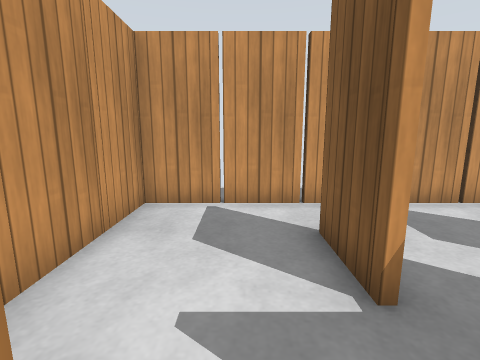
view 1 (above)

23 first-person views from a walk through a robot-simulator world made for Gazebo. The camera is 0.86 m above the floor, tilts 10° down and sees 85° across. The floor is counted in squares, 0.5 m on a side. Each view is taken from the middle of a square. On the plan, view 1 faces up. The plan holds only what a view shows up to about 15 squares ahead; the rest is blank. Gazebo's built-in surfaces are drawn with simple patterns.

view 2
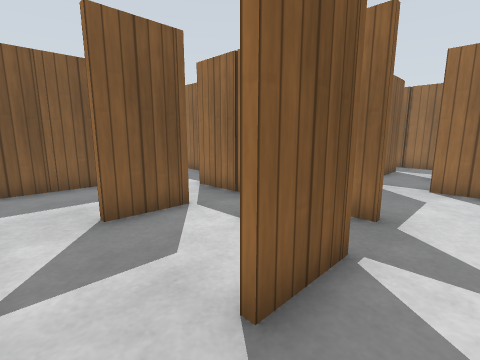

view 3
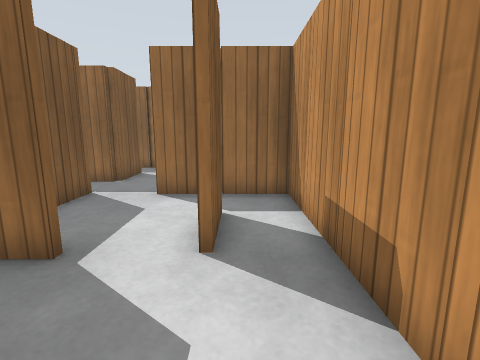

view 4
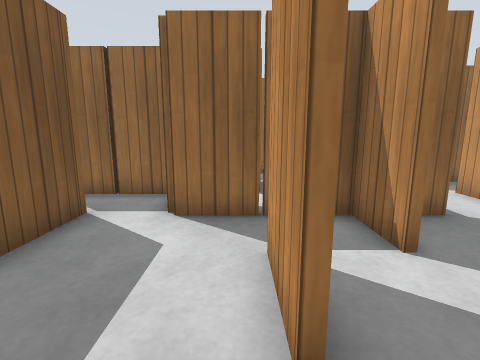

view 5
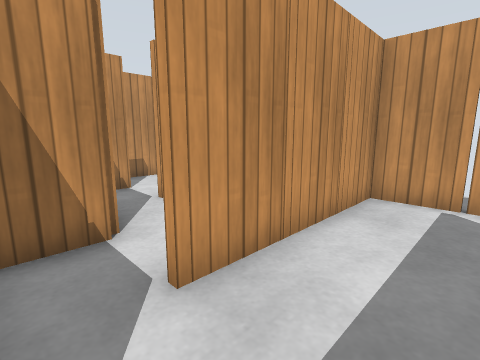

view 6
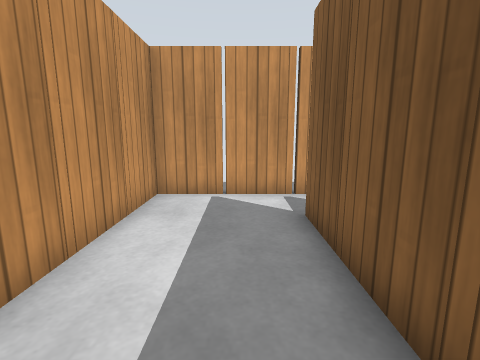

view 7
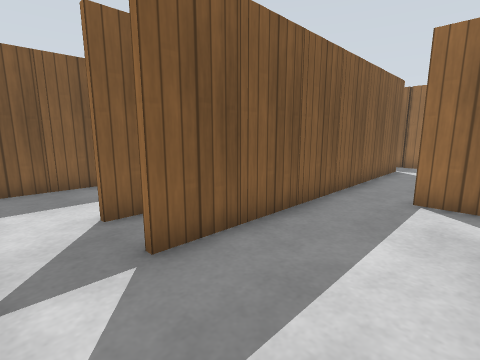

view 8
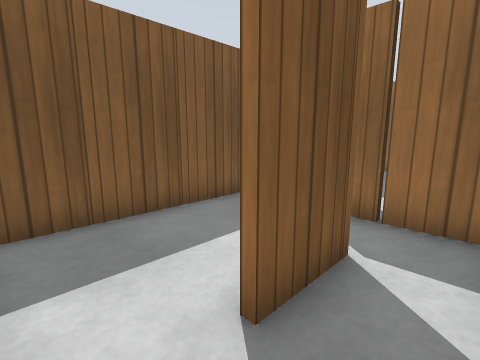

view 9
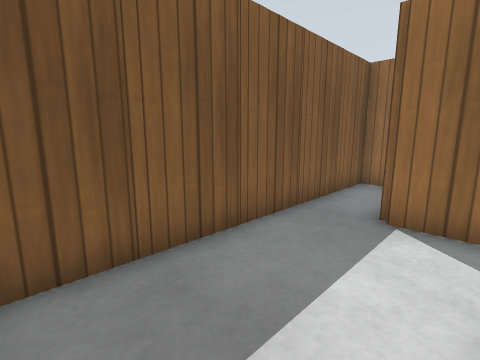

view 10
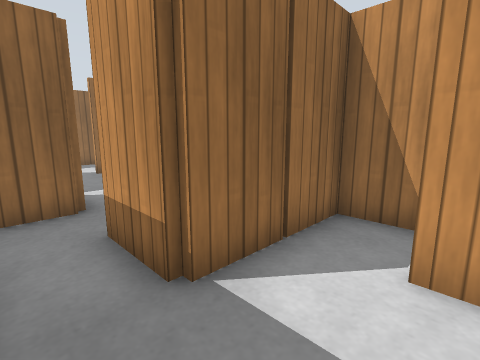

view 11
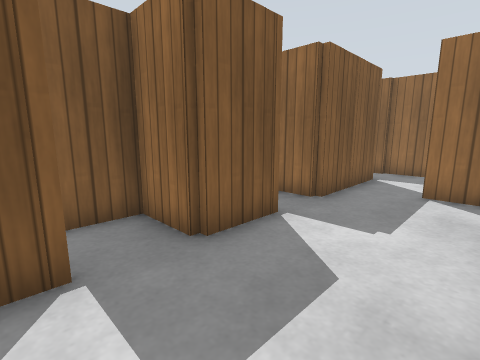

view 12
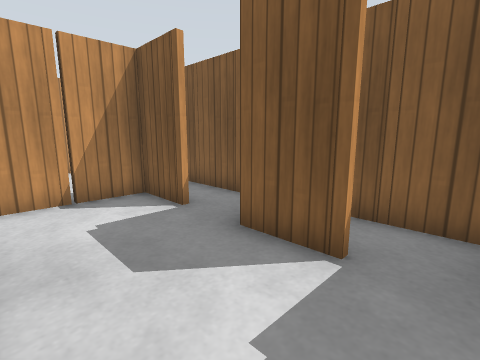

view 13
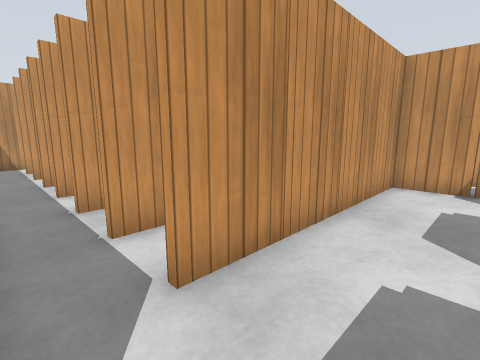

view 14
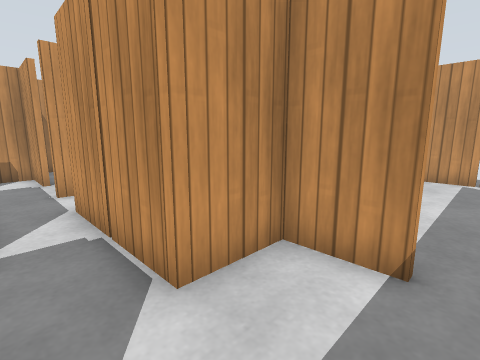

view 15
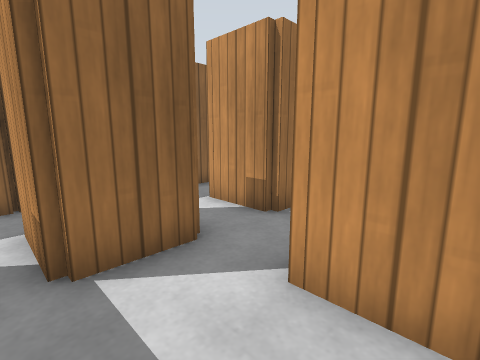

view 16
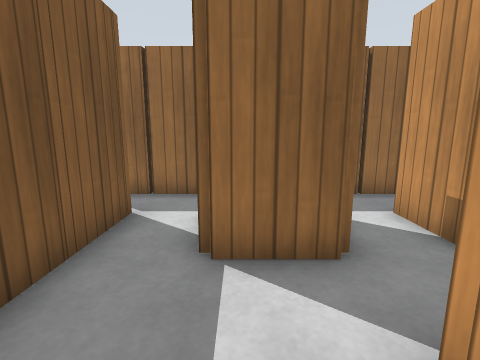

view 17
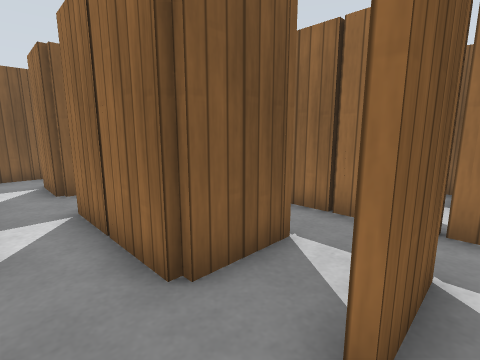

view 18
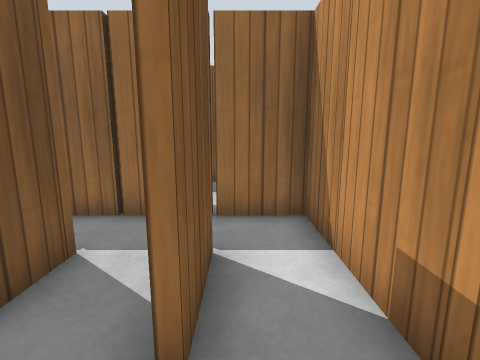

view 19
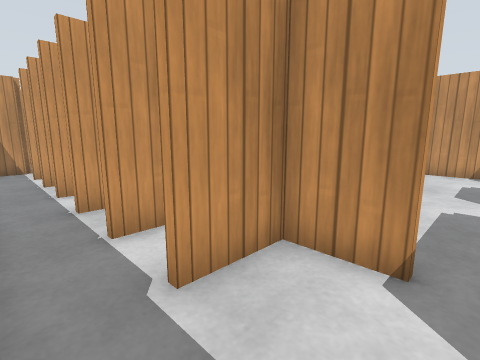

view 20
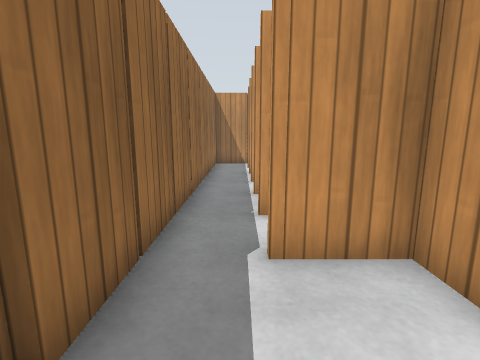

view 21
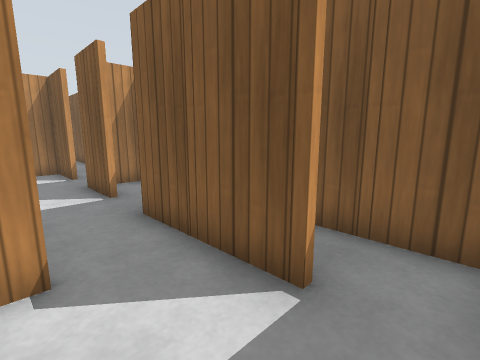

view 22
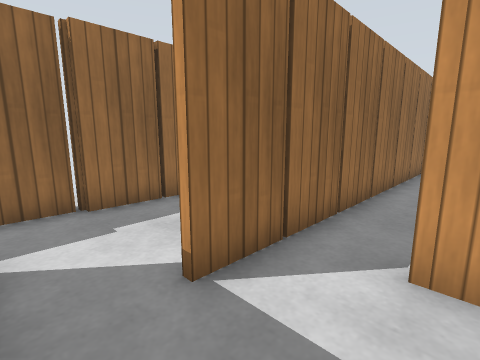

view 23
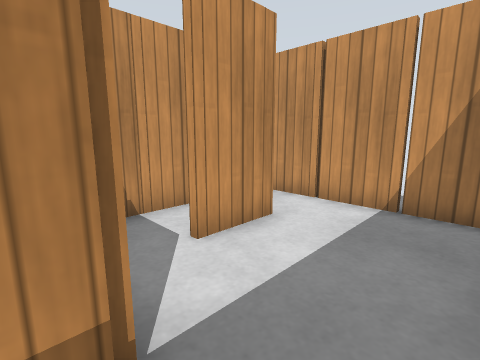

### Floor plan
Points are (right, up) in squares from view 1. A wall is a line through its corners. A room is listed if a view was taken in it or the views show most of it. See-through windows are left out.
Room 1 (views 1, 2, 3, 4, 5, 6, 7, 8, 9, 10, 23)
walls: (5.4, 3.5) (5.4, 4.5); (5.6, 4.5) (5.6, 3.5); (9.4, 3.5) (9.4, 4.5); (5.5, 0.6) (7.6, 0.6) (7.6, -0.6); (9.4, 1.5) (9.4, 2.5); (9.6, 4.5) (9.6, 1.4); (3.6, 2.5) (3.6, 1.5); (6, 6.4) (4.2, 6.4); (8, -1.4) (11.5, -1.4); (1.6, 4.4) (1.6, 3.4); (1.4, 3.4) (1.4, 4.5); (2.1, 6.4) (-2.4, 6.4) (-2.4, -3.4) (1.5, -3.4); (1.5, 0.6) (2.4, 0.6); (13.4, 3.4) (13.4, 4.5); (3.4, -2.5) (3.4, -2); (13.4, 1.4) (13.4, 2.5); (13.6, 3.6) (13.6, 1.5); (13.4, -0.5) (13.4, 0.6) (17.6, 0.6) (17.6, -0.5); (-0.6, -0.5) (-0.6, 0.5); (15.4, 3.5) (15.4, 4.5); (15.6, 4.5) (15.6, 3.4); (18.9, 6.4) (10.5, 6.4); (19.4, -0.4) (19.4, 5.6)
ways out: opening at (3, -3) to room 2; opening at (12, -1) to room 2; opening at (19, 0.5) to room 4
objects: wooden post (-3, -1); wooden post (-3, 1); wooden post (-3, 3); wooden post (-3, 5); wooden post (-1, -3); wooden post (-1, -1); wooden post (-1, 6); wooden post (1, 3); wooden post (1, 6); wooden post (3, -3); wooden post (5, 0); wooden post (5, 3); wooden post (5, 6); wooden post (9, -1); wooden post (9, 1); wooden post (9, 3); wooden post (9, 5); wooden post (11, 6); wooden post (13, 1); wooden post (13, 3); wooden post (13, 6); wooden post (15, 3); wooden post (15, 6); wooden post (17, 6); wooden post (20, 0); wooden post (20, 2); wooden post (20, 4)
Room 2 (views 11, 12, 13, 14, 15, 16, 17, 18, 22)
walls: (9.5, -5.4) (11.6, -5.4) (11.6, -6.5); (11.5, -1.6) (9.6, -1.6) (9.6, -3.6) (5.5, -3.6); (13.4, -4.5) (13.4, -3.4); (13.4, -6.5) (13.4, -5.4); (13.4, -2.5) (13.4, -1.4); (3.4, -6.5) (3.4, -5.4) (7.6, -5.4) (7.6, -6.5); (1.5, -3.6) (-0.4, -3.6) (-0.4, -9.4) (15.5, -9.4); (1.4, -6.5) (1.4, -5.5); (17.4, -4.6) (17.4, -3.4); (17.4, -8.6) (17.4, -7.4) (18.8, -7.4); (16.4, 0.4) (13.6, 0.4) (13.6, -6.6); (17.4, -0.6) (17.4, 0.4); (19.2, -3.6) (18.2, -3.6); (19.4, -6.9) (19.4, -4.9)
ways out: opening at (3, -3) to room 1; opening at (12, -1) to room 1; opening at (16, -9) to room 3; opening at (17, -1.5) to room 4
objects: wooden post (-1, -7); wooden post (-1, -5); wooden post (1, -7); wooden post (3, -9); wooden post (3, -7); wooden post (5, -9); wooden post (5, -7); wooden post (5, -5); wooden post (5, -3); wooden post (7, -9); wooden post (7, -7); wooden post (7, -4); wooden post (9, -9); wooden post (9, -7); wooden post (10, -4); wooden post (11, -9); wooden post (11, -7); wooden post (13, -9); wooden post (13, -7); wooden post (13, -5); wooden post (13, -3); wooden post (13, -1); wooden post (15, 0); wooden post (17, -5); wooden post (20, -6)
Room 3 (views 19, 20, 21)
walls: (15.5, -13.6) (17.6, -13.6); (15.5, -9.6) (13.6, -9.6) (13.6, -10.6); (1.8, -13.4) (14.6, -13.4); (1.6, -11.5) (1.6, -12.5); (17.4, -10.6) (17.4, -9.4); (17.5, -13.4) (18, -13.4); (19.4, -13) (19.4, -10.6)
ways out: opening at (16, -9) to room 2
objects: wooden post (1, -10); other object (3, -13); wooden post (3, -11); other object (5, -13); wooden post (5, -11); other object (7, -13); wooden post (7, -11); wooden post (9, -13); wooden post (9, -11); wooden post (11, -13); wooden post (11, -11); wooden post (13, -13); wooden post (13, -11); wooden post (15, -14); wooden post (17, -11); wooden post (17, -9); wooden post (20, -12)
Room 4 (no view inside)
walls: (17.4, -3.4) (19.4, -3.4) (19.4, -0.4); (17.4, 0.4) (16.4, 0.4)
ways out: opening at (19, 0.5) to room 1; opening at (17, -1.5) to room 2
objects: wooden post (17, -1); wooden post (20, -2)

Where each view was taken, in squares from view 1:
view 1: 0 up, 0 right, facing up
view 2: 6 up, 0 right, facing down-right
view 3: 4 up, 1 left, facing down
view 4: 6 up, 6 right, facing down
view 5: 1 down, 12 right, facing up-left
view 6: 1 down, 12 right, facing up
view 7: 6 up, 10 right, facing down-right
view 8: 6 up, 14 right, facing down-right
view 9: 6 up, 16 right, facing down-right
view 10: 3 up, 19 right, facing down-left
view 11: 1 down, 14 right, facing down-right
view 12: 7 down, 14 right, facing up-right
view 13: 9 down, 16 right, facing up-left
view 14: 5 down, 12 right, facing up-left
view 15: 2 down, 12 right, facing down-left
view 16: 2 down, 11 right, facing down
view 17: 4 down, 1 right, facing down-right
view 18: 4 down, 1 right, facing down
view 19: 13 down, 16 right, facing up-left
view 20: 12 down, 17 right, facing left
view 21: 13 down, 15 right, facing up-right
view 22: 7 down, 17 right, facing down-left
view 23: 0 up, 19 right, facing up-left
